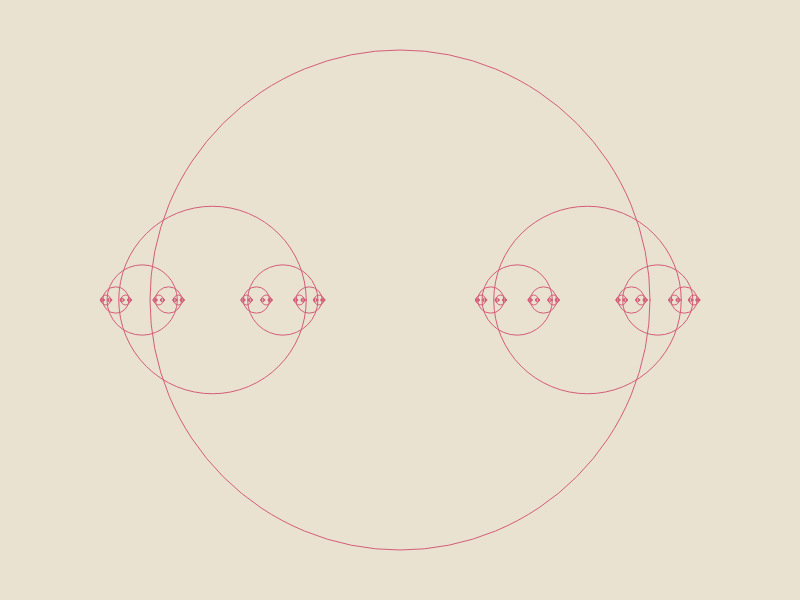
Frame 1 (no input)
Frame 60 (no input): identical to frame 1, image omitted
Frame 120 (the mouse pressed at the canvas centre since frame 60): identical to frame 1, image omitted

The p5.js sketch that drew this single still picture (run headless with seeded random() and noise() and a simulated clock; from frame 60 on, the mouse is pressed at the canvas centre):

// p5.js sketch
// ── sketch.js
var radius;
var a = 0;

function setup() {
	createCanvas(800, 600);
	stroke("#D45D79");
	fill("#D45D79");
	frameRate(60);
}

function drawCircle(x, y, radius) {
  ellipse(x, y, radius, radius);
  if (radius > 2) {
    radius *= 0.75;
    drawCircle(x + radius/2, y, radius/2);
    drawCircle(x - radius/2, y, radius/2);
  }
}

function draw() {
    push();
    noFill();
    background("#E9E2D0");
    translate(width / 2, height / 2);
    drawCircle(0, 0, 500);
    pop();
}
